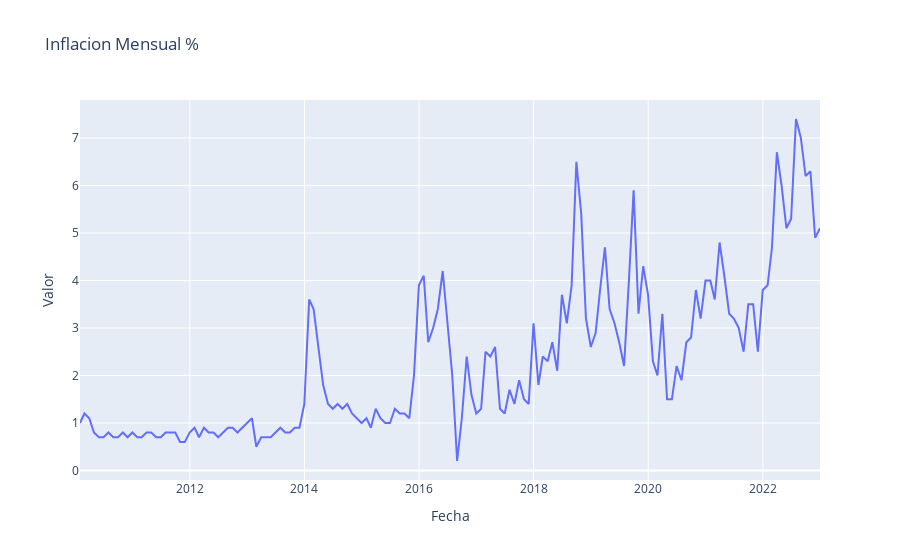

Source (notebook cell):
### Code cell
import plotly.graph_objs as go
import plotly.offline as pyo

# create the trace
trace = go.Scatter(x=inflacion['d'], y=inflacion['v'], mode='lines', name='Inflacion Mensual %')

# create the layout
layout = go.Layout(title='Inflacion Mensual %', xaxis=dict(title='Fecha'), yaxis=dict(title='Valor'))

# create the figure
fig = go.Figure(data=[trace], layout=layout)

# Show the chart
pyo.iplot(fig)

### Figure 1 — Plotly figure (JSON) as saved in the notebook; plotly's stock layout.template omitted (floating-point values rounded to 4 significant figures; data arrays with more than 128 entries replaced by an {"elided": "..."} marker saying what was removed)
{"data": [{"mode": "lines", "name": "Inflacion Mensual %", "type": "scatter", "x": {"elided": "156 str values"}, "y": {"elided": "156 float values"}}], "layout": {"title": {"text": "Inflacion Mensual %"}, "xaxis": {"title": {"text": "Fecha"}}, "yaxis": {"title": {"text": "Valor"}}}}
